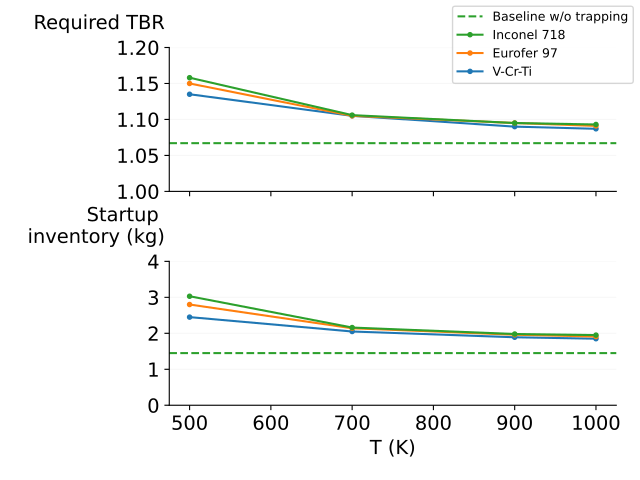

Write Python code to recreate this figure.
import numpy as np
import matplotlib.pyplot as plt
import matplotx
from matplotlib.patches import Rectangle

plt.rcParams["font.size"] = "14"
T  = [500, 700, 900, 1000]
TBR_vcrti = [1.135, 1.105, 1.090, 1.087]
TBR_eurofer = [1.15, 1.105, 1.095, 1.091]
TBR_inconel = [1.158, 1.106, 1.095, 1.093]
I_startup_vcrti = [2.45, 2.05, 1.89, 1.85]
I_startup_eurofer = [2.8, 2.14, 1.96, 1.91]
I_startup_inconel = [3.03, 2.16, 1.98, 1.95]
TBR = [TBR_vcrti, TBR_eurofer, TBR_inconel]
I_startup = [I_startup_vcrti, I_startup_eurofer, I_startup_inconel]
labels = ['V-Cr-Ti', 'Eurofer 97', 'Inconel 718']
I_blanket_vcrti = [1.5, 0.658, 0.490, 0.440] #kg
I_blanket_eurofer = [1.72, 0.753, 0.545, 0.513] #kg
I_blanket_inconel = [1.79, 0.782, 0.582, 0.543] #kg
I_FW_vcrti = [0.135, 0.053, 0.039, 0.035] #kg
I_FW_eurofer = [0.135, 0.053, 0.039, 0.035] #kg
I_FW_inconel = [0.135, 0.053, 0.039, 0.035] #kg

fig, axs = plt.subplots(nrows=2, ncols=1, sharex=True)

plt.sca(axs[0])  # sca stands for Set Current Axis (activates the top axis)

for TBR, I_startup, label in zip(TBR, I_startup, labels):
    axs[0].plot(
        T,
        TBR,
        marker=".", label=label
    )
    plt.sca(axs[1])
    axs[1].plot(
        T,
        I_startup,
        marker=".", label=label
    )

axs[1].set_xlabel("T (K)")

for ax in axs:
    # matplotx.line_labels(ax, fontsize=10)
    ax.spines['right'].set_visible(False)
    ax.spines['top'].set_visible(False)
    ax.grid(which="major", axis="y", alpha=0.1)




axs[0].axhline(y=1.067, linestyle='--', c='tab:green', label='Baseline w/o trapping')
# axs[0].set_ylim(bottom=1, top=1.25)
axs[0].set_yticks(np.arange(1., 1.25, 0.05))
# axs[1].set_ylim(bottom=0, top = 4)
axs[1].set_yticks(np.arange(0, 5, 1))
axs[1].axhline(y=1.45, linestyle='--', c='tab:green')
# axs[0].legend(fontsize=9, loc='upper right')
matplotx.ylabel_top("Required TBR", ax=axs[0])
matplotx.ylabel_top("Startup \n inventory (kg)", ax=axs[1])
handles, labels = axs[0].get_legend_handles_labels()
fig.legend(
    handles[::-1], labels[::-1],
    fontsize=9, 
    bbox_to_anchor=(1., 1)
) 
# plt.xticks(np.arange(0.1, 1., 0.2))
# rect = Rectangle((500,1.1),500,0.2,linewidth=1,edgecolor='r',facecolor='none')
# axs[0].add_patch(rect)

plt.tight_layout()
plt.savefig("tbr_startup_inv_vs_T.pdf", format='pdf', dpi=300)
plt.show()
